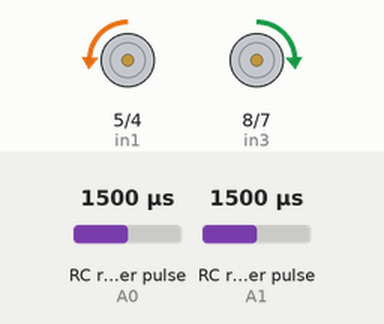
A program run on a simulated Arduino Uno, built with avr-gcc and run on an emulated ATmega328P. On the bench: motor-driver pin pairs drawn as motors (green arrow = first pin HIGH = forward, orange = second pin HIGH = backward, longer = more drive, scaled by the enable pin). Wiring (inferred from the names in the program): 2 × RC receiver channel: data A0 / data A1. The test bench sets the inputs (shaded band); at power-on: RC receiver pulse (sensors on A0, A1) 1500 µs. What the program prints to the serial monitor is not drawn.

Above: at 1.2 s.
1.3 s: RC receiver pulse (sensor on A0) set to 1020 µs
At 2.1 s:
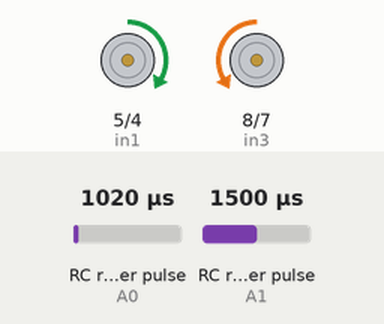
3.1 s: RC receiver pulse (sensor on A1) set to 1359 µs
5.1 s: RC receiver pulse (sensor on A1) set to 1326 µs
At 6.2 s:
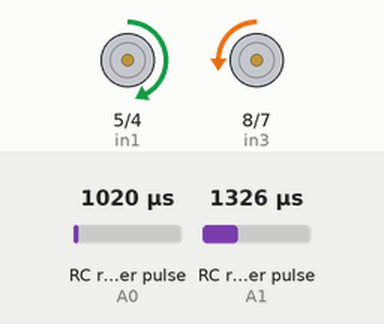
6.8 s: RC receiver pulse (sensor on A0) set to 1217 µs
At 8.6 s:
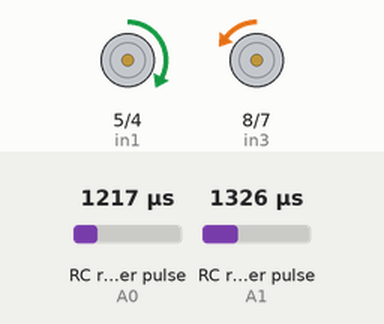
9.8 s: RC receiver pulse (sensor on A0) set to 1230 µs
12.8 s: RC receiver pulse (sensor on A0) set to 1980 µs
At 13.52 s:
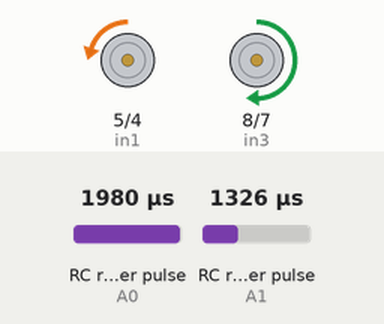
Timing chart, 0 to 16.8 s (numbered marks = the images above; inputs shaded):
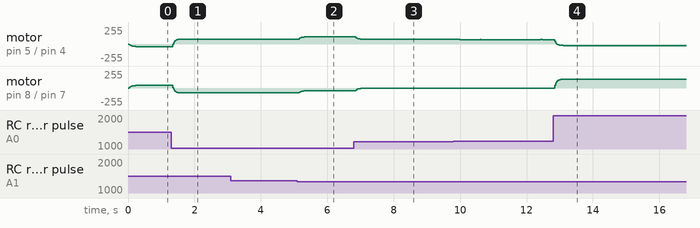

The program:

main.cpp
```cpp
#include <EnableInterrupt.h>
#include <StandardCplusplus.h>
#include <math.h>

#define NUM_CHANNELS 2 // Number of channels you want to support
const int INPUT_CHANNEL_PINS[] = {A0, A1}; // Corrected pin assignments

// Motor A connections
#define enB 9
#define in3 8
#define in4 7
// Motor B connections
#define enA 3
#define in1 5
#define in2 4

// generic helper function for mapping one range into another
template <typename T, typename U, typename V>
V mapRange(T value, T in_min, T in_max, U out_min, U out_max) {
    U out_value;
    if (value >= in_min) {
        out_value = (value - in_min) * (out_max - out_min) / (in_max - in_min) + out_min;
    } else {
        out_value = out_min;
    }
    out_value = constrain(out_value, out_min, out_max);
    return out_value;
}

class InputChannel {
public:
  int pin;
  volatile uint32_t startTime;
  volatile uint16_t pulseDuration;
  float value;
  uint16_t rangeMin;
  uint16_t rangeMax;

  InputChannel(int pin, uint16_t rangeMin, uint16_t rangeMax) : pin(pin), rangeMin(rangeMin), rangeMax(rangeMax) {
    startTime = 0;
    pulseDuration = 0;
    value = 0.0f;
  }

  void handleInterrupt() {
    if (digitalRead(pin) == HIGH) {
      startTime = micros();
    } else {
      pulseDuration = micros() - startTime;
      if (pulseDuration > 3000) {
        pulseDuration = (this->rangeMax + this->rangeMin) / 2;
      }
      double low=-1.0, high=1.0;
      // Map the pulse duration to a value (e.g., 1000-2000us to -1.0 to 1.0)
      value = mapRange<uint16_t, double, float>(static_cast<uint16_t>(pulseDuration), this->rangeMin, this->rangeMax, low, high);
      // sensetivity function
      value = sin((PI/2) * value);
    }
  }

  void debug() {
    if (pin == A1) {
      Serial.print("\rPulse Duration: " + String(pulseDuration) + " \t\t\t");
      Serial.print("\r\t\t\tChannel value: " + String(value) + "\t\t\t");
    }
  }
};

// Array of input channels
InputChannel inputChannels[NUM_CHANNELS] = {
    InputChannel(A0, 920, 1792),
    InputChannel(A1, 888, 1972)
};

// Interrupt handler functions for each channel
void handleInterruptChannel0() {
  inputChannels[0].handleInterrupt();
}

void handleInterruptChannel1() {
  inputChannels[1].handleInterrupt();
}

// Function to initialize input channels
void setupInputChannels() {
  for (int i = 0; i < NUM_CHANNELS; i++) {
    pinMode(inputChannels[i].pin, INPUT);
    // Use a different ISR for each channel
    if (i == 0) {
        enableInterrupt(inputChannels[i].pin, handleInterruptChannel0, CHANGE);
    }
    else if (i == 1) {
        enableInterrupt(inputChannels[i].pin, handleInterruptChannel1, CHANGE);
    }
  }
}
// Placeholder function to set the speed of an engine
void setEngineSpeed(float powerA, float powerB) {

  int powerA_int = mapRange<float, int, int>(powerA, -1.0, 1.0, -255, 255);
  int powerB_int = mapRange<float, int, int>(powerB, -1.0, 1.0, -255, 255);

  Serial.print("\rLeft: " + String(powerA_int) + "\tRight: " + String(powerB_int));

  // Motor A
  if (powerA_int >= 0){ // Forward
    digitalWrite(in1, HIGH);
    digitalWrite(in2, LOW);
  }
  else if (powerA_int < 0){ // Backward
    digitalWrite(in1, LOW);
    digitalWrite(in2, HIGH);
  }
  analogWrite(enA, abs(powerA_int * 0.9)); // Power

 // Motor B
  if (powerB_int >= 0){ // Forward
    digitalWrite(in3, HIGH);
    digitalWrite(in4, LOW);
  }
  else if (powerB_int < 0){ // Backward
    digitalWrite(in3, LOW);
    digitalWrite(in4, HIGH);
  }
  // Serial.println("Left: " + String(powerA_int) + "\tRight: " + String(powerB_int));
  analogWrite(enB, abs(powerB_int * 0.9)); // Power
}

void setup() {
  Serial.begin(9600);
  setupInputChannels();
  pinMode(enA, OUTPUT);
	pinMode(enB, OUTPUT);
	pinMode(in1, OUTPUT);
	pinMode(in2, OUTPUT);
	pinMode(in3, OUTPUT);
	pinMode(in4, OUTPUT);

	// Turn off motors - Initial state
	digitalWrite(in1, LOW);
	digitalWrite(in2, LOW);
	digitalWrite(in3, LOW);
	digitalWrite(in4, LOW);
}

float engine1Power = 0;
float engine2Power = 0;

// Function to calculate the absolute value of a float number
#define absf(x) ((x)>0?(x):-(x))

float deadzone(float value, float threshold) {
  if (absf(value) <= threshold) {
    return 0.0f;
  }
  return value;
}

const float ALPHA = 0.3f;
float smoothen(float new_value, float previous_value) {
  return ALPHA * new_value + (1 - ALPHA) * previous_value;
}

float last_steering = 0;
float last_power = 0;

void loop() {
  // Calculate the steering angle and power based on the input values
  float steeringAngle = deadzone(inputChannels[0].value*-1, 0.1) * 0.7; // Assuming the first channel controls steering
  float power = deadzone(inputChannels[1].value*-1, 0.25); // Assuming the second channel controls power

  last_steering = smoothen(steeringAngle, last_steering);
  last_power = smoothen(power, last_power);

  // Calculate the power distribution between the engines
  engine1Power = ((last_power + last_steering) / 2);
  engine2Power = ((last_power - last_steering) / 2);
  // Serial.println("Left: " + String(engine1Power) + "\tRight: " + String(engine2Power));

  // Ensure the power values are within the expected range
  engine1Power = constrain(engine1Power, -1.0, 1.0);
  engine2Power = constrain(engine2Power, -1.0, 1.0);
  // Set the speed of the engines
  // Serial.print("\rLeft: " + String(engine1Power) + "\tRight: " + String(engine2Power));
  setEngineSpeed(engine1Power, engine2Power);

}
```

Measured:
- after the input at 1.3 s, motor on pin 5 (in1) / pin 4 (in2): moves from backward 39/255 to forward 74/255 over 0.31 s, starting after 0.05 s; motor on pin 8 (in3) / pin 7 (in4): moves from forward 39/255 to backward 74/255 over 0.31 s, starting after 0.05 s
- after the input at 3.1 s, every drawn part: stays the same
- after the input at 5.1 s, motor on pin 5 (in1) / pin 4 (in2): moves from forward 74/255 to forward 108/255 over 0.24 s, starting after 0.06 s; motor on pin 8 (in3) / pin 7 (in4): moves from backward 74/255 to backward 41/255 over 0.24 s, starting after 0.06 s
